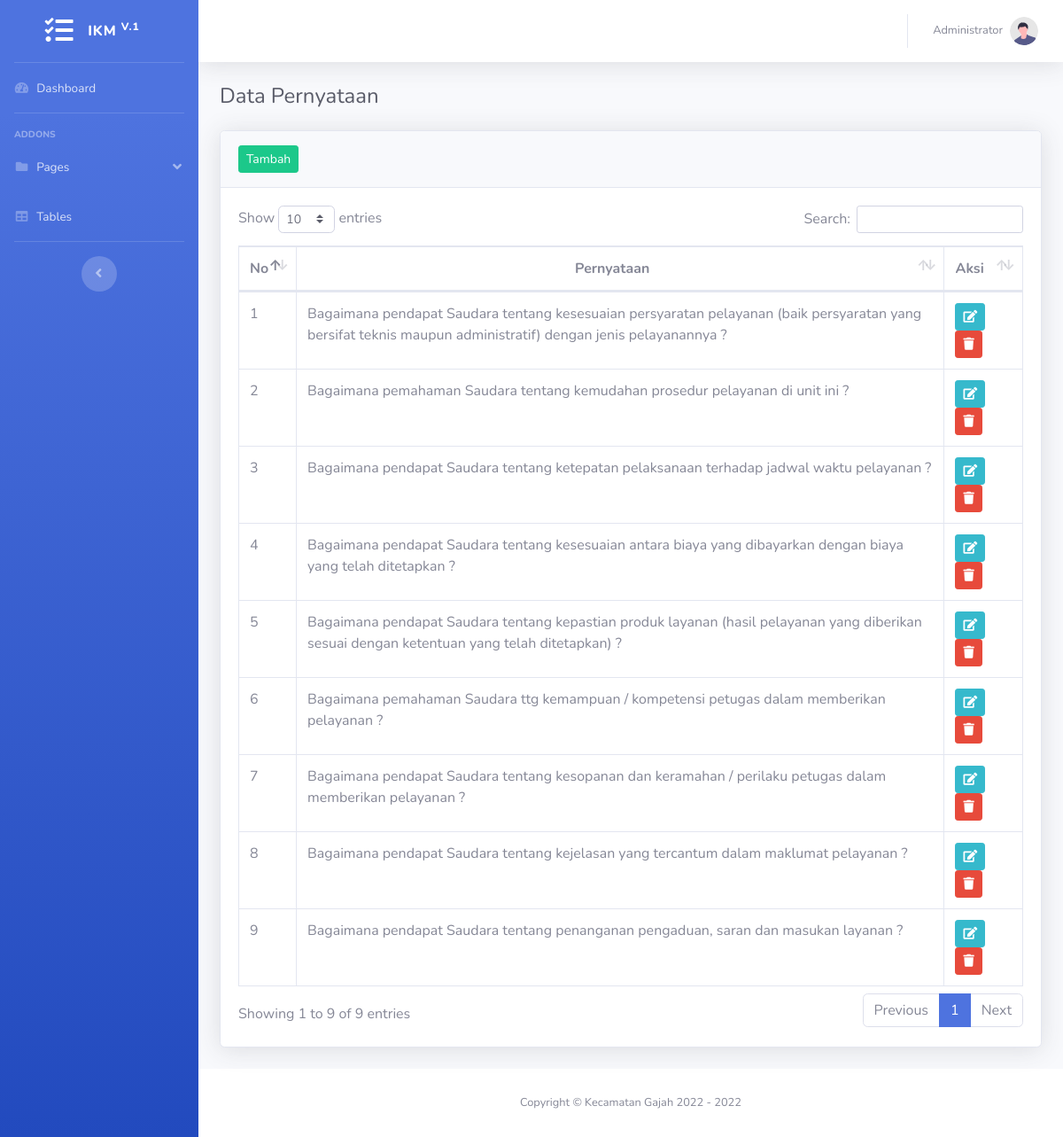
The app's page /admin/?page=pernyataan (signed in) with its own data.
### tables this page shows
CREATE TABLE `tb_pernyataan` (
  `id_pernyataan` int(11) NOT NULL,
  `pernyataan` varchar(200) NOT NULL
);

### admin/page/pernyataan/pernyataan.php (the view)
<h1 class="h4 mb-4 text-gray-800">Data Pernyataan</h1>
<div class="card shadow mb-4">
  <div class="card-header py-3">
    <h6 class="m-0 font-weight-bold text-primary">
      <a href="?page=pernyataan&action=add" class="btn btn-sm btn-success">Tambah</a>
    </h6>
  </div>
  <div class="card-body">
    <div class="table-responsive">
      <table class="table table-bordered" id="dataTable" width="100%" cellspacing="0">
        <thead>
          <tr>
            <th width="5%">No</th>
            <th class="text-center">Pernyataan</th>
            <th width="10%">Aksi</th>
          </tr>
        </thead>
        <tbody>
          <?php
          $no = 1;
          $query = $conn->query("SELECT * FROM tb_pernyataan");
          while ($dataQuery = $query->fetch_assoc()) {
          ?>
            <tr>
              <td><?= $no++; ?></td>
              <td><?= $dataQuery['pernyataan']; ?></td>
              <td>
                <a href="?page=pernyataan&action=edit&id=<?= $dataQuery['id_pernyataan']; ?>" class="btn btn-sm btn-info" data-toggle="tooltip" data-placement="top" title="Edit"><i class="fas fa-edit"></i></a>
                <a href="?page=pernyataan&action=delete&id=<?= $dataQuery['id_pernyataan']; ?>" onclick="return confirm('Anda Yakin akan menghapus data ini...?')" class="btn btn-sm btn-danger" data-toggle="tooltip" data-placement="top" title="Delete"><i class="fas fa-trash"></i></a>
              </td>
            </tr>
          <?php } ?>
        </tbody>
      </table>
    </div>
  </div>
</div>

### records on screen
tb_pernyataan: pernyataan "Bagaimana pendapat Saudara tentang kesesuaian persyaratan pelayanan (baik persyaratan yang bersifat teknis maupun administratif) dengan jenis pelayanannya ?"
tb_pernyataan: pernyataan "Bagaimana pemahaman Saudara tentang kemudahan prosedur pelayanan di unit ini ?"
tb_pernyataan: pernyataan "Bagaimana pendapat Saudara tentang ketepatan pelaksanaan terhadap jadwal waktu pelayanan ?"
tb_pernyataan: pernyataan "Bagaimana pendapat Saudara tentang kesesuaian antara biaya yang dibayarkan dengan biaya yang telah ditetapkan ?"
tb_pernyataan: pernyataan "Bagaimana pendapat Saudara tentang kepastian produk layanan (hasil pelayanan yang diberikan sesuai dengan ketentuan yang telah ditetapkan) ?"
tb_pernyataan: pernyataan "Bagaimana pemahaman Saudara ttg kemampuan / kompetensi petugas dalam memberikan pelayanan ?"
tb_pernyataan: pernyataan "Bagaimana pendapat Saudara tentang kesopanan dan keramahan / perilaku petugas dalam memberikan pelayanan ?"
tb_pernyataan: pernyataan "Bagaimana pendapat Saudara tentang kejelasan yang tercantum dalam maklumat pelayanan ?"
tb_pernyataan: pernyataan "Bagaimana pendapat Saudara tentang penanganan pengaduan, saran dan masukan layanan ?"

### other values on screen
$_SESSION['nama'] "Administrator"
